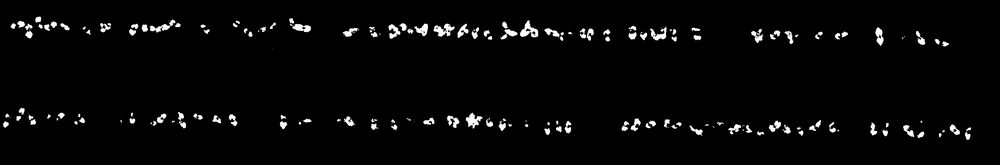
#> input picture l._Mask_count_Seg-CNN/Mask_plot/msk_CNN/2201_1001_7m_msk.png, 1000 x 165 px, shrunk from 3872 x 640 before the run, found by its file name; its folder holds only this picture in this run
$ jupyter execute StandCount_M3-WS.ipynb   (shell and % lines are left out)   (older library calls are emulated)
#> lines starting #> are read from the running program, lines starting #| are printed output that depends on the picture; after the words box and inside, x2 and y2 are one past the last pixel; in counts of white or black regions, pixels touching at a corner belong together
<a href="https://colab.research.google.com/drive/1Xm6l4Drtfj3Dxy7T0XsV655javYVAy4S" target="_parent"></a>

[cell 1]
from google.colab import drive
drive.mount('/content/drive')

[cell 2]
# Import libraries
import cv2
import numpy as np
import os
import matplotlib.pyplot as plt
import math
from skimage.feature import peak_local_max
from skimage.segmentation import watershed
from scipy import ndimage
from google.colab.patches import cv2_imshow

[cell 3]
%cd '/content/drive/MyDrive/UAS_Beans/Beans_StandCount/2022/SVREC/ByStep/l._Mask_count_Seg-CNN'

img_dir = '/content/drive/MyDrive/UAS_Beans/Beans_StandCount/2022/SVREC/ByStep/l._Mask_count_Seg-CNN/Mask_plot/msk_CNN'
img_dir

if os.path.exists(img_dir):
      img = cv2.imread(img_dir)
else:
      print("Path does not exist:", img_dir)

prefixes = ["2201", "2202"]

img_list = sorted(os.listdir(img_dir))
img_list = [v for v in img_list if v.startswith(tuple(prefixes)) and v.endswith('_7m_msk.png')]
print(img_list)
print(len(img_list))


stand_list = []
for img in img_list:

  image = cv2.imread(os.path.join(img_dir, img))
#> image is the input picture: shape (165, 1000, 3); min 0, max 255, mean 6.9

  gray = cv2.cvtColor(image, cv2.COLOR_BGR2GRAY)
  blur = cv2.GaussianBlur(gray, (5, 5), 0)
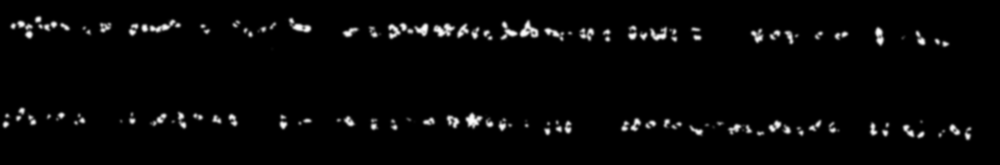
#> blur: shape (165, 1000); min 0, max 254, mean 6.9

  # Compute Euclidean distance from every binary pixel
  # to the nearest zero pixel then find peaks
  distance_map = ndimage.distance_transform_edt(blur)
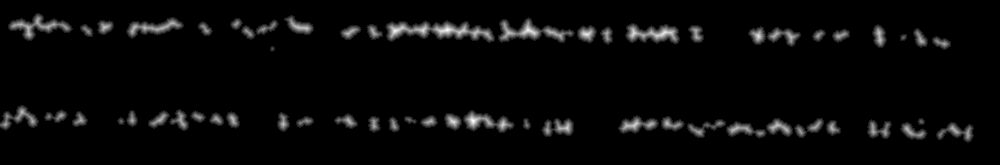
#> distance_map: shape (165, 1000) float64; min 0, max 8.54, mean 0.294; drawn with min black and max white
  local_max = peak_local_max(distance_map, indices=False, min_distance=40, labels=blur)
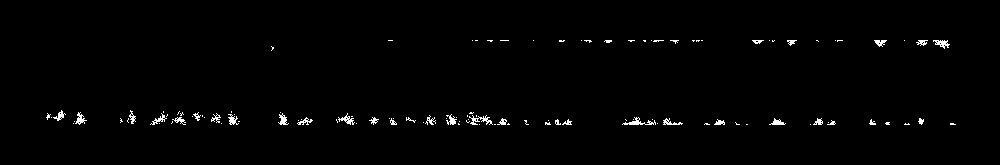
#> local_max: shape (165, 1000) bool; 1.1% white in thin lines or dots, all inside (x1, y1, x2, y2) = (46, 40, 956, 125)

  # Perform connected component analysis then apply Watershed
  markers = ndimage.label(local_max, structure=np.ones((3, 3)))[0]
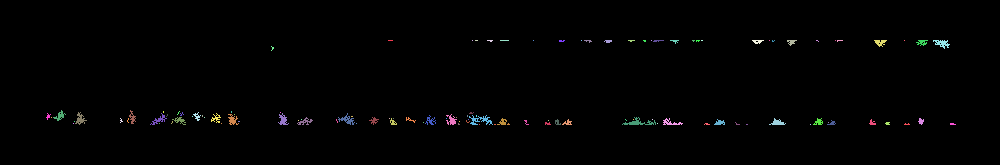
#> markers: shape (165, 1000) int32; 114 distinct labels, from 0 to 113; one colour per label, 0 black
  labels = watershed(-distance_map, markers, mask=blur)
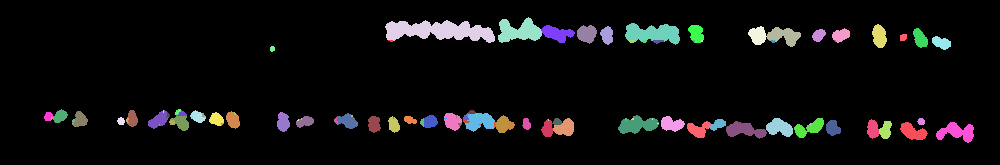
#> labels: shape (165, 1000) int32; 114 distinct labels, from 0 to 113; one colour per label, 0 black
  cnt = len(np.unique(labels)) -1
#> cnt = 113

  stand_list.append([img.split('.')[0], cnt]) ## saving stand count number
  print("Counting: bean plant per plot : ", cnt)
#| Counting: bean plant per plot :  113

stand = np.array(stand_list)
np.savetxt('./stand_7m_M3.csv', stand, delimiter= ',', fmt="%s")

$ run again, on l._Mask_count_Seg-CNN/Mask_plot/msk_CNN/2201_1007_7m_msk.png
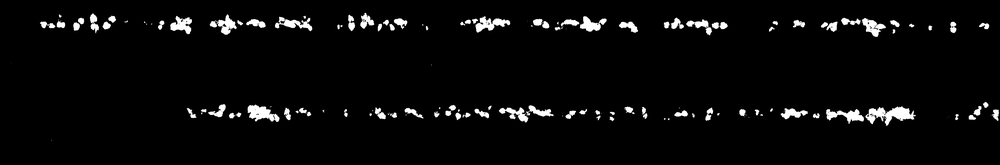
#> input picture l._Mask_count_Seg-CNN/Mask_plot/msk_CNN/2201_1007_7m_msk.png, 1000 x 165 px, shrunk from 3872 x 640 before the run, found by its file name
#> image is the input picture: shape (165, 1000, 3); min 0, max 255, mean 9.3
#> `local_max = peak_local_max(distance_map, indices=False, min_distance=4..`:
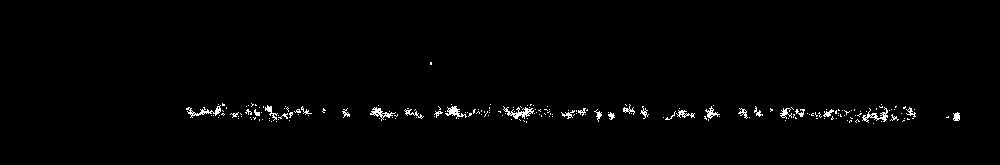
#> local_max: shape (165, 1000) bool; 1.3% white in thin lines or dots, all inside (x1, y1, x2, y2) = (186, 62, 960, 124)
#> markers: shape (165, 1000) int32; 200 distinct labels, from 0 to 199
#> `labels = watershed(-distance_map, markers, mask=blur)`:
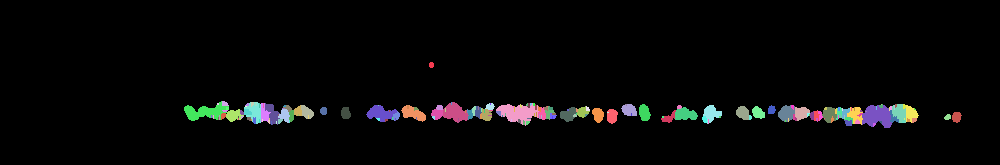
#> labels: shape (165, 1000) int32; 200 distinct labels, from 0 to 199; one colour per label, 0 black
#> cnt = 199
#| Counting: bean plant per plot :  199

$ run again, on l._Mask_count_Seg-CNN/Mask_plot/msk_CNN/2201_1008_7m_msk.png
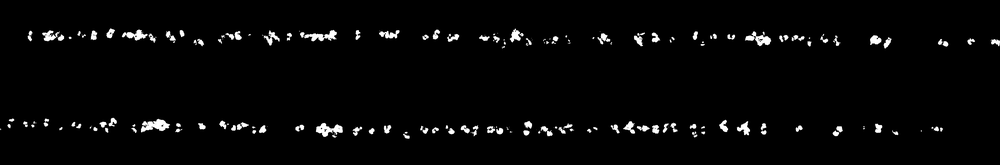
#> input picture l._Mask_count_Seg-CNN/Mask_plot/msk_CNN/2201_1008_7m_msk.png, 1000 x 165 px, shrunk from 3872 x 640 before the run, found by its file name
#> image is the input picture: shape (165, 1000, 3); min 0, max 255, mean 6.6
#> `local_max = peak_local_max(distance_map, indices=False, min_distance=4..`:
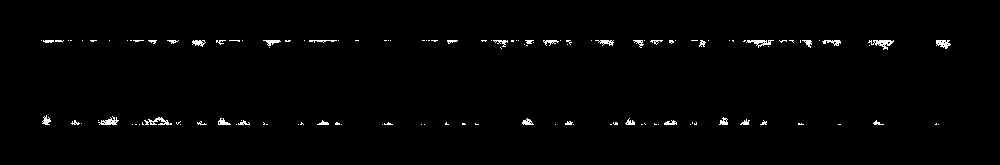
#> local_max: shape (165, 1000) bool; 1.2% white in thin lines or dots, all inside (x1, y1, x2, y2) = (41, 40, 951, 125)
#> markers: shape (165, 1000) int32; 126 distinct labels, from 0 to 125
#> `labels = watershed(-distance_map, markers, mask=blur)`:
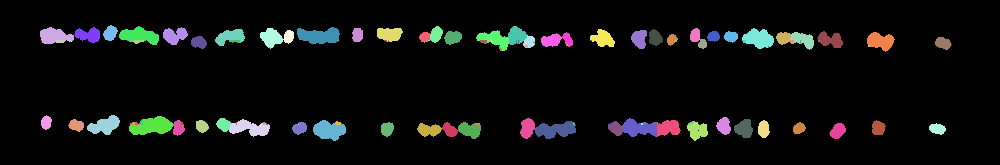
#> labels: shape (165, 1000) int32; 126 distinct labels, from 0 to 125; one colour per label, 0 black
#> cnt = 125
#| Counting: bean plant per plot :  125

$ run again, on l._Mask_count_Seg-CNN/Mask_plot/msk_CNN/2201_1010_7m_msk.png
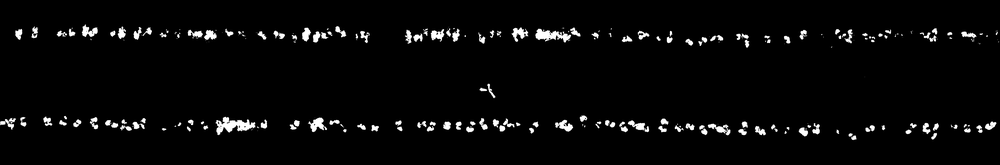
#> input picture l._Mask_count_Seg-CNN/Mask_plot/msk_CNN/2201_1010_7m_msk.png, 1000 x 165 px, shrunk from 3872 x 640 before the run, found by its file name
#> image is the input picture: shape (165, 1000, 3); min 0, max 255, mean 8.3
#> `local_max = peak_local_max(distance_map, indices=False, min_distance=4..`:
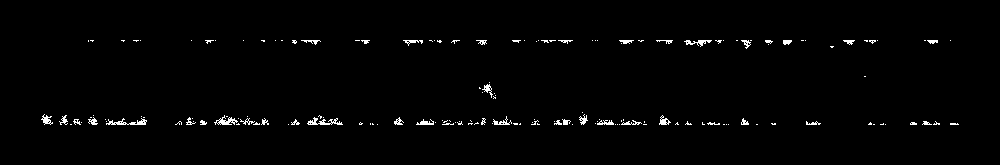
#> local_max: shape (165, 1000) bool; 1.4% white in thin lines or dots, all inside (x1, y1, x2, y2) = (41, 40, 959, 125)
#> markers: shape (165, 1000) int32; 159 distinct labels, from 0 to 158
#> `labels = watershed(-distance_map, markers, mask=blur)`:
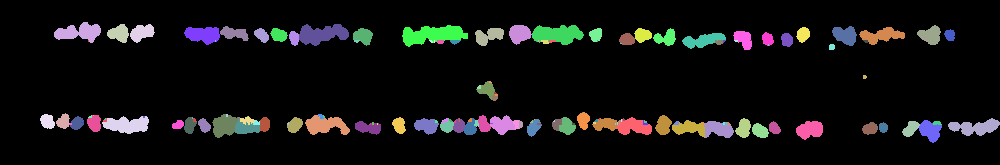
#> labels: shape (165, 1000) int32; 159 distinct labels, from 0 to 158; one colour per label, 0 black
#> cnt = 158
#| Counting: bean plant per plot :  158
